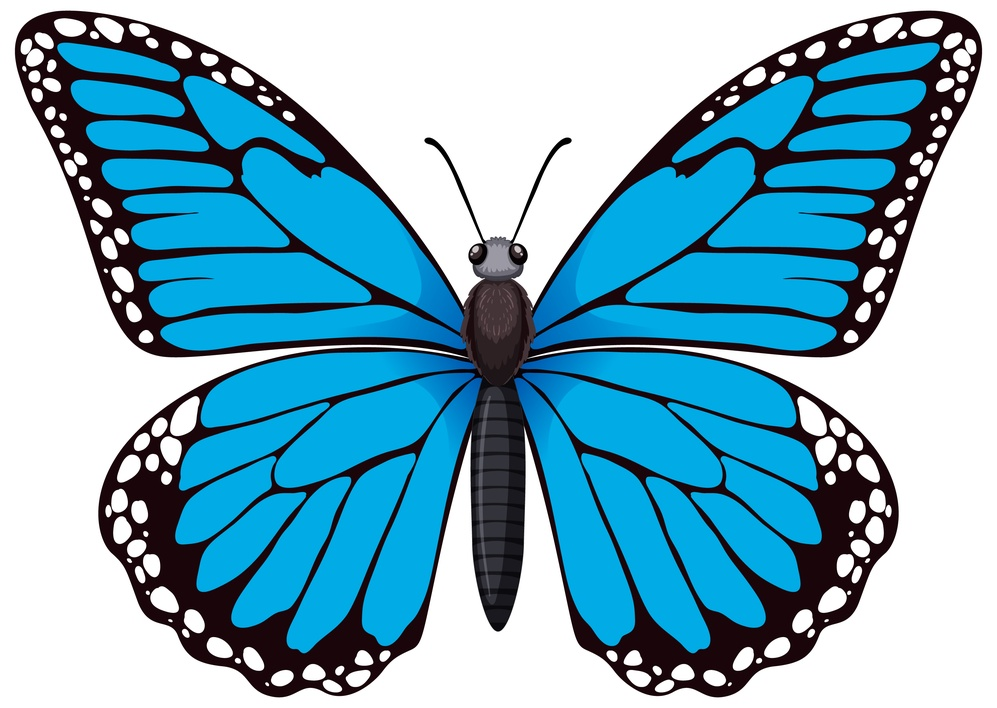
%> input picture LW1/image.jpg, 997 x 708 px, shrunk from 5770 x 4094 before the run
$ octave task-matlab.m   (GNU Octave 9; MATLAB toolbox functions it lacks are replaced by stand-ins)
%> lines starting %> are read from the running program, lines starting %| are printed output that depends on the picture
imagePath = 'image.jpg';
rgb = imread(imagePath);
%> rgb is the input picture: size 708x997x3 uint8; mean R, G, B 121.8, 174, 195
if size(rgb, 3) == 3
    gray = rgb2gray(rgb);
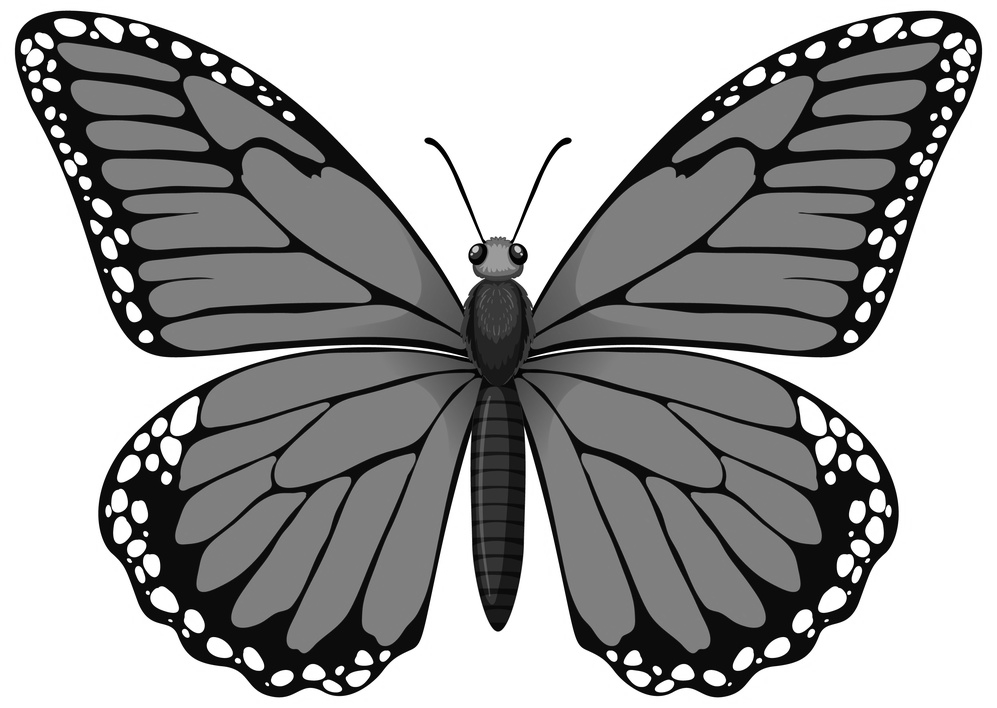
%> gray: size 708x997 uint8; min 0, max 255, mean 160.8
else
    gray = rgb;
end

eq = histeq(gray);
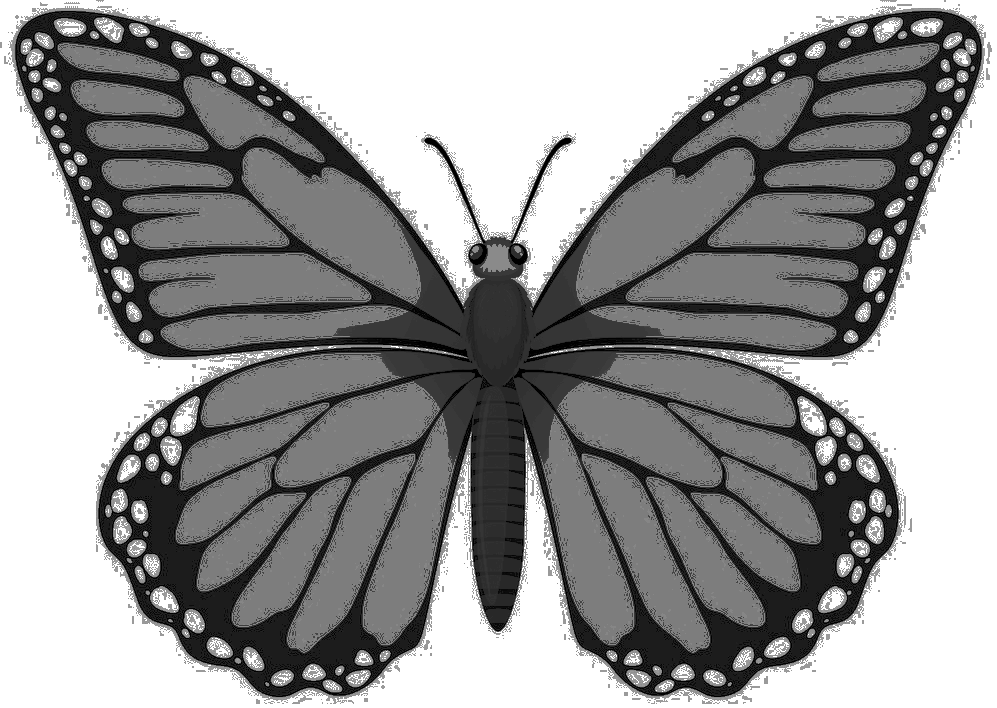
%> eq: size 708x997 uint8; min 0, max 255, mean 153.2

edges = edge(gray, 'Canny');
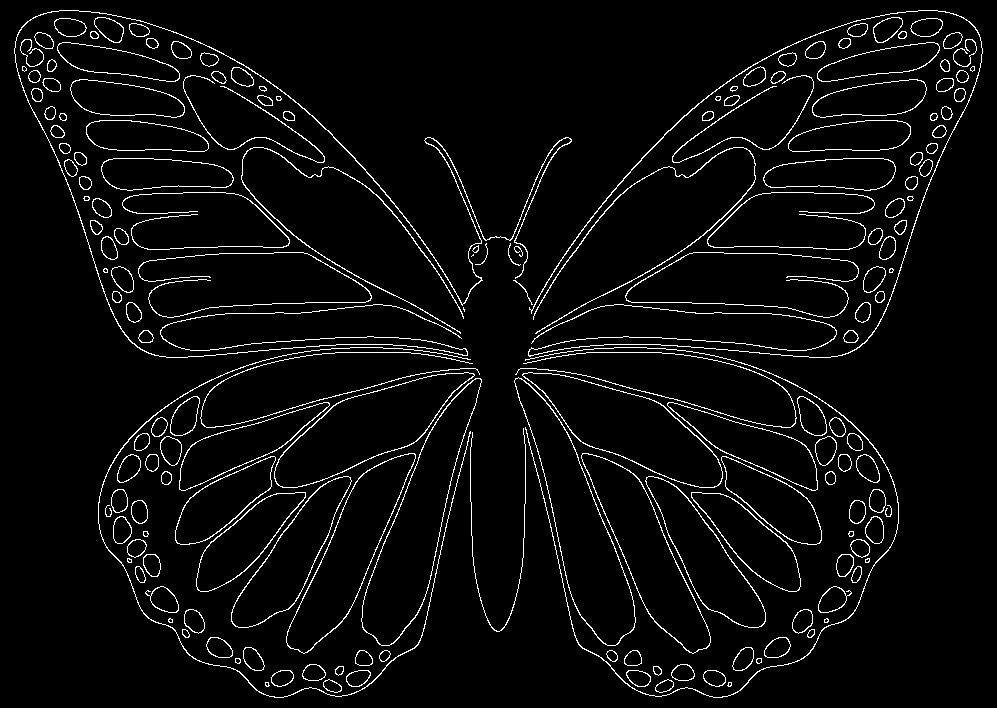
%> edges: size 708x997 logical; 4.3% white in thin lines or dots

blurred = imgaussfilt(gray, 1.0);

figure('Name','Image Variations','Color','w');
subplot(2,3,1); imshow(rgb);     title('Task 1: Original (imread, imshow)');
subplot(2,3,2); imshow(gray);    title('Task 2: Grayscale (rgb2gray)');
subplot(2,3,3); imshow(eq);      title('Task 3: Equalized (histeq)');
subplot(2,3,4); imshow(edges);   title('Task 4: Edges (edge)');
subplot(2,3,5); imshow(blurred); title('Task 5: Gaussian (imgaussfilt)');
